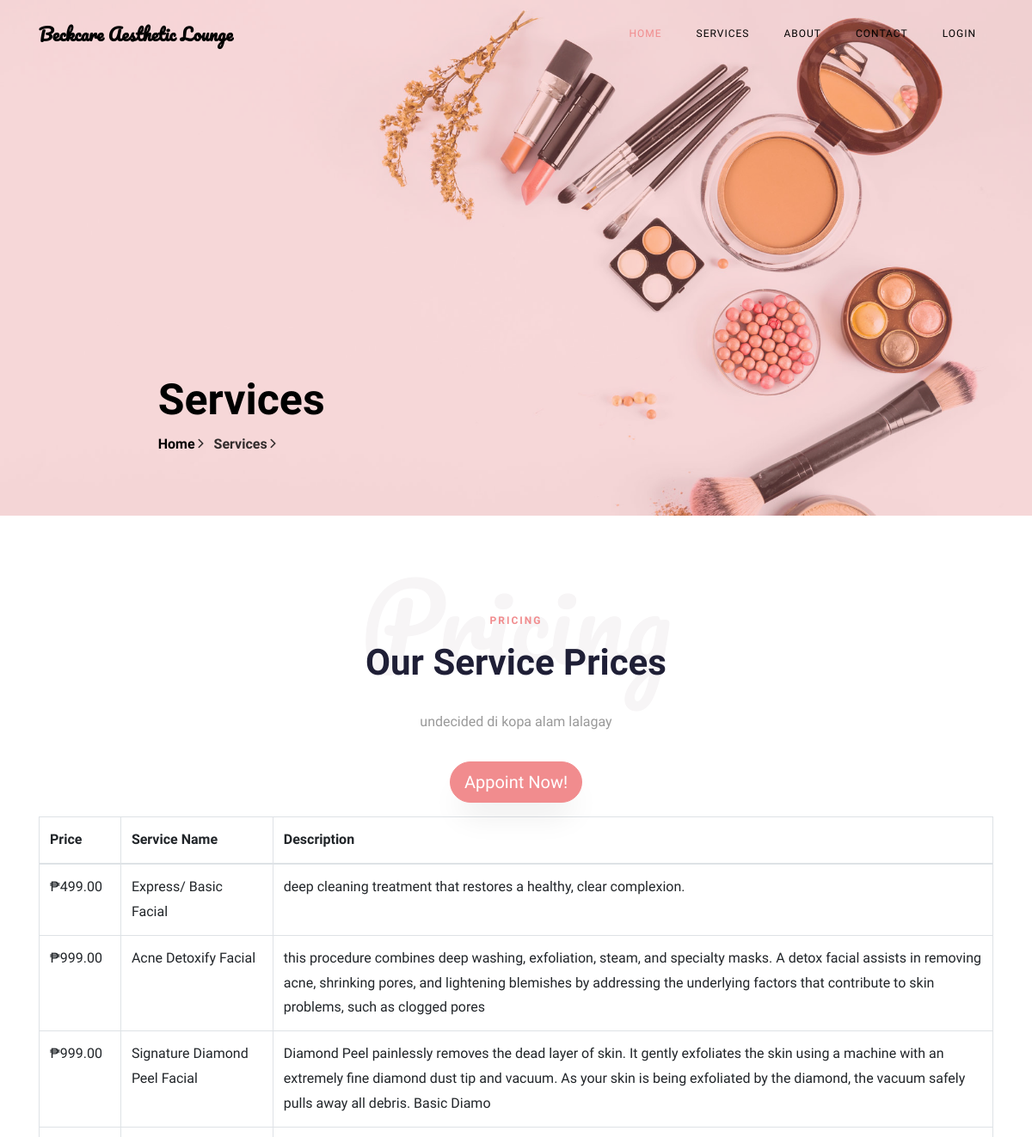
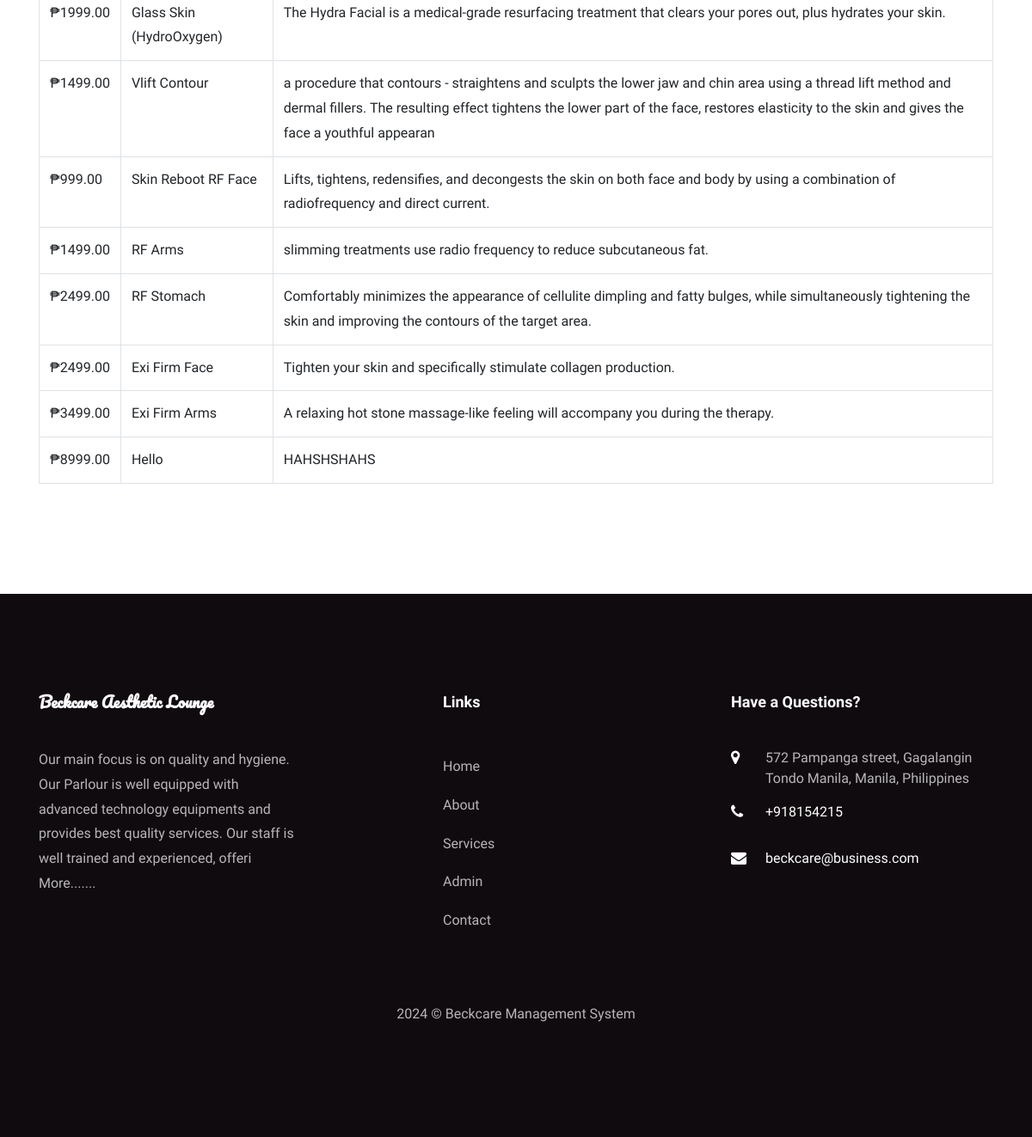
/services.php, run on the app's committed database (2 pictures, top to bottom).
### tables this page shows
CREATE TABLE `tblservices` (
  `ID` int(10) NOT NULL,
  `ServiceName` varchar(200) DEFAULT NULL,
  `Cost` int(10) DEFAULT NULL,
  `description` varchar(255) NOT NULL,
  `category` varchar(255) NOT NULL,
  `imgurl` varchar(255) NOT NULL,
  `CreationDate` timestamp NULL DEFAULT current_timestamp()
);

CREATE TABLE `tblpage` (
  `ID` int(10) NOT NULL,
  `PageType` varchar(200) DEFAULT NULL,
  `PageTitle` mediumtext DEFAULT NULL,
  `PageDescription` mediumtext DEFAULT NULL,
  `Email` varchar(200) DEFAULT NULL,
  `MobileNumber` bigint(10) DEFAULT NULL,
  `UpdationDate` date DEFAULT NULL,
  `Timing` varchar(200) NOT NULL
);

### services.php (the view, shortened to what this page needs)
<!DOCTYPE html>
<html lang="en">
<head>
    <link rel="stylesheet" href="css/open-iconic-bootstrap.min.css">
    <link rel="stylesheet" href="css/animate.css">
    <link rel="stylesheet" href="css/owl.carousel.min.css">
    <link rel="stylesheet" href="css/owl.theme.default.min.css">
    <link rel="stylesheet" href="css/magnific-popup.css">
    <link rel="stylesheet" href="css/aos.css">
    <link rel="stylesheet" href="css/ionicons.min.css">
    <link rel="stylesheet" href="css/bootstrap-datepicker.css">
    <link rel="stylesheet" href="css/jquery.timepicker.css">
    <link rel="stylesheet" href="css/flaticon.css">
    <link rel="stylesheet" href="css/icomoon.css">
    <link rel="stylesheet" href="css/style.css">
</head>
<body>
    <?php include_once('includes/header.php');?>
    <section class="hero-wrap hero-wrap-2" style="background-image: url('images/bg-2.jpg');" data-stellar-background-ratio="0.5">
        <div class="overlay"></div>
        <div class="container">
            <div class="row no-gutters slider-text js-fullheight align-items-end justify-content-center">
                <div class="col-md-9 ftco-animate pb-5">
                    <h2 class="mb-0 bread">Services</h2>
                    <p class="breadcrumbs"><span class="mr-2"><a href="index.php">Home <i class="ion-ios-arrow-forward"></i></a></span> <span>Services <i class="ion-ios-arrow-forward"></i></span></p>
                </div>
            </div>
        </div>
    </section>
    <section class="ftco-section ftco-pricing">
        <div class="container">
            <div class="row justify-content-center pb-3">
                <div class="col-md-10 heading-section text-center ftco-animate">
                    <h1 class="big">Pricing</h1>
                    <span class="subheading">Pricing</span>
                    <h2 class="mb-4">Our Service Prices</h2>
                    <p>undecided di kopa alam lalagay</p>
                </div>
            </div>
            <div class="row justify-content-center pb-3">
                <div class="col-md-6 text-center">
                    <a href="aptform.php" class="btn btn-primary btn-lg">Appoint Now!</a>
                </div>
            </div>
            <table class="table table-bordered">
                <thead>
                    <tr>
                        <th>Price</th>
                        <th>Service Name</th>
                        <th>Description</th>
                    </tr>
                </thead>
                <tbody>
                    <?php
                    $ret=mysqli_query($con,"select *from  tblservices");
                    while ($row=mysqli_fetch_array($ret)) {
                    ?>
                    <tr>
                        <td>₱<?php echo $row['Cost'];?>.00</td>
                        <td><?php echo $row['ServiceName'];?></td>
                        <td><?php echo $row['description'];?></td>
                    </tr>
                    <?php
                    }?>
                </tbody>
            </table>
        </div>
    </section>
    <?php include_once('includes/footer.php');?>
</body>
</html>

### includes/footer.php (shortened to what this page needs)
 <?php
include('includes/dbconnection.php');
?>
 <footer class="ftco-footer ftco-section">
      <div class="container">
        <div class="row mb-5">
          <div class="col-md">
            <div class="ftco-footer-widget mb-4">
              <h2 class="ftco-heading-2 logo">Beckcare Aesthetic Lounge</h2>
              <?php
$ret=mysqli_query($con,"select * from tblpage where PageType='aboutus' ");
while ($row=mysqli_fetch_array($ret)) {
?>
              <p><?php  echo substr($row['PageDescription'],0,200);?> <a href="about.php">More.......</a></p><?php } ?>
            </div>
          </div>
          <div class="col-md" style="padding-left: 150px">
             <div class="ftco-footer-widget mb-4">
              <h2 class="ftco-heading-2">Links</h2>
              <ul class="list-unstyled">
                <li><a href="index.php" class="py-2 d-block">Home</a></li>
                <li><a href="about.php" class="py-2 d-block">About</a></li>
                <li><a href="services.php" class="py-2 d-block">Services</a></li>
                <li><a href="admin/index.php" class="py-2 d-block">Admin</a></li>
                <li><a href="contact.php" class="py-2 d-block">Contact</a></li>
              </ul>
            </div>
          </div>
          <div class="col-md">
            <div class="ftco-footer-widget mb-4">
            	<h2 class="ftco-heading-2">Have a Questions?</h2>
            	<div class="block-23 mb-3">
                <?php
$ret=mysqli_query($con,"select * from tblpage where PageType='contactus' ");
while ($row=mysqli_fetch_array($ret)) {
?>
	              <ul>
	                <li><span class="icon icon-map-marker"></span><span class="text"><?php  echo $row['PageDescription'];?></span></li>
	                <li><a href="#"><span class="icon icon-phone"></span><span class="text">+<?php  echo $row['MobileNumber'];?></span></a></li>
	                <li><a href="#"><span class="icon icon-envelope"></span><span class="text"><?php  echo $row['Email'];?></span></a></li>
	              </ul>
	            </div>
               <?php } ?>
            </div>
          </div>
        </div>
        <div class="row">
          <div class="col-md-12 text-center">
            <p>
  2024 &copy; Beckcare Management System  </p>
          </div>
        </div>
      </div>
    </footer>

### css/icomoon.css (style rules this page uses)
[class^="icon-"], [class*=" icon-"] { font-family: 'icomoon' !important; speak: none; font-style: normal; font-weight: normal; font-variant: normal; text-transform: none; line-height: 1; -webkit-font-smoothing: antialiased; -moz-osx-font-smoothing: grayscale; }
.icon-map-marker:before { content: "\f041"; }
.icon-phone:before { content: "\f095"; }
.icon-envelope:before { content: "\f0e0"; }

### data on the page
tblservices: Cost "499", ServiceName "Express/ Basic Facial", description "deep cleaning treatment that restores a healthy, clear complexion."
tblservices: Cost "999", ServiceName "Acne Detoxify Facial", description "this procedure combines deep washing, exfoliation, steam, and specialty masks. A detox facial assists in removing acne, shrinking pores, and lightening blemishes by addressing the underlying factors that contribute to skin problems, such as clogged pores"
tblservices: Cost "999", ServiceName "Signature Diamond Peel Facial", description "Diamond Peel painlessly removes the dead layer of skin. It gently exfoliates the skin using a machine with an extremely fine diamond dust tip and vacuum. As your skin is being exfoliated by the diamond, the vacuum safely pulls away all debris. Basic Diamo"
tblservices: Cost "1999", ServiceName "Glass Skin (HydroOxygen)", description "The Hydra Facial is a medical-grade resurfacing treatment that clears your pores out, plus hydrates your skin."
tblservices: Cost "1499", ServiceName "Vlift Contour", description "a procedure that contours - straightens and sculpts the lower jaw and chin area using a thread lift method and dermal fillers. The resulting effect tightens the lower part of the face, restores elasticity to the skin and gives the face a youthful appearan"
tblservices: Cost "999", ServiceName "Skin Reboot RF Face", description "Lifts, tightens, redensifies, and decongests the skin on both face and body by using a combination of radiofrequency and direct current."
tblservices: Cost "1499", ServiceName "RF Arms", description "slimming treatments use radio frequency to reduce subcutaneous fat."
tblservices: Cost "2499", ServiceName "RF Stomach", description "Comfortably minimizes the appearance of cellulite dimpling and fatty bulges, while simultaneously tightening the skin and improving the contours of the target area."
tblservices: Cost "2499", ServiceName "Exi Firm Face", description "Tighten your skin and specifically stimulate collagen production."
tblservices: Cost "3499", ServiceName "Exi Firm Arms", description "A relaxing hot stone massage-like feeling will accompany you during the therapy."
tblservices: Cost "8999", ServiceName "Hello", description "HAHSHSHAHS"
tblpage: PageDescription "Our main focus is on quality and hygiene. Our Parlour is well equipped with advanced technology equipments and provides best quality services. Our staff is well trained and experienced, offeri"
tblpage: PageDescription "572 Pampanga street, Gagalangin Tondo Manila, Manila, Philippines", MobileNumber "918154215", Email "beckcare@business.com"
